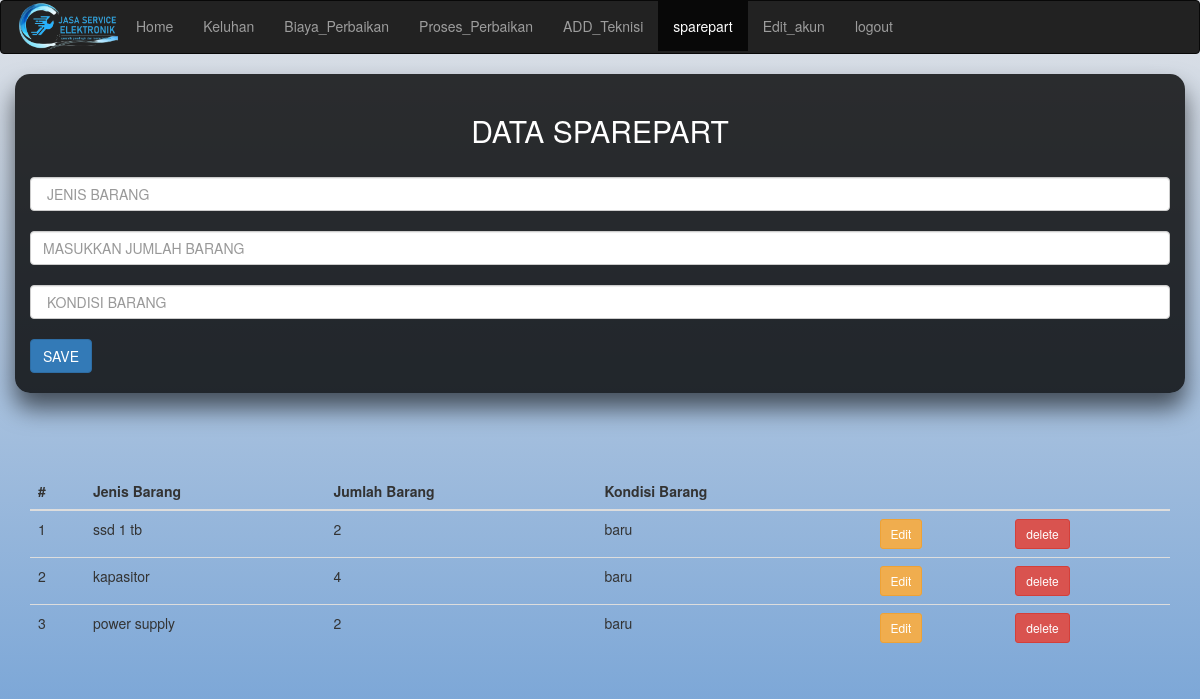
The page /UTS/addsparepart.php on the database its author committed.
### tables this page shows
CREATE TABLE `sparepart` (
  `id_sparepart` int(11) NOT NULL,
  `jenis_barang` varchar(255) DEFAULT NULL,
  `jumlah_barang` varchar(200) DEFAULT NULL,
  `kondisi_barang` varchar(200) DEFAULT NULL
);

### UTS/addsparepart.php (the view, shortened to what this page needs)
<!doctype html>
<html lang="en">
  <head>
    <link rel="stylesheet" type="text/css" href="style.css">
    <link rel="stylesheet" href="https://maxcdn.bootstrapcdn.com/bootstrap/3.4.1/css/bootstrap.min.css">
  <link rel="stylesheet" href="https://maxcdn.bootstrapcdn.com/bootstrap/3.3.7/css/bootstrap.min.css">
  </head>
 <body style="background-color:powderblue;">
 <nav class="navbar navbar-inverse">
    <div class="container-fluid">
      <div class="navbar-header">
        <img src="foto/logo.webp"  alt="logo" width="105">
      </div>
      <div class="collapse navbar-collapse" id="myNavbar">
        <ul class="nav navbar-nav">
        <li ><a href="homeadmin.php">Home</a></li>
          <li ><a href="perbaikan.php">Keluhan</a></li>
          <li ><a href="biaya_perbaikan.php">Biaya_Perbaikan</a></li>
          <li ><a href="proses_perbaikan.php">Proses_Perbaikan</a></li>
          <li ><a href="addteknisi.php">ADD_Teknisi</a></li>
          <li class="active"><a href="addsparepart.php">sparepart</a></li>
          <li ><a href="editakun.php">Edit_akun</a></li>
          <li ><a href="login.php">logout</a></li>
        </ul>
      </div>
    </div>
  </nav>
  <div class="container" id="register"><br>
    <h2 class="text-center"style="color:white;">DATA SPAREPART</h2>
        <form enctype="multipart/form-data" action="fungsi/addsparepart.php" method="POST" enctype="multipart/form-data" id="from">
        <div class="mb-3">
            <input type="text" class="form-control" id="jenis_barang" name="jenis_barang" placeholder=" JENIS BARANG">
        </div>
        <div class="mb-3">
            <input type="text" class="form-control" id="jumlah_barang" name="jumlah_barang" placeholder="MASUKKAN JUMLAH BARANG ">
        </div>
        <div class="mb-3">
            <input type="text" class="form-control" id="kondisi_barang" name="kondisi_barang" placeholder=" KONDISI BARANG">
        </div><br>
        <button type="submit" name="submit" class="btn btn-primary">SAVE</button>
       <br><br>
        </form>
    </div>
</div><br><br><br><br>
    <div class="container mt-5">
        <table class="table">
            <thead>
                <?php $no=1;?>
                <tr>
                <th scope="col">#</th>
                <th scope="col">Jenis Barang </th>
                <th scope="col">Jumlah Barang</th>
                <th scope="col">Kondisi Barang</th>
                <th scope="col"></th>
                <th scope="col"></th>
                </tr>
            </thead>
            <tbody>
               <?php
               include "inc/config.php";
               $data = mysqli_query($connection,"select *  from sparepart");
               foreach($data as $item): ?>
                <tr>
                    <td><?= $no++;?></td>
                    <td><?= $item['jenis_barang'] ?></td>
                    <td><?= $item['jumlah_barang'] ?></td>
                    <td><?= $item['kondisi_barang'] ?></td>
                    <td>
                        <a href="editsparepart.php?id=<?= $item['id_sparepart'] ?>" class="btn btn-sm btn-warning">Edit</a>
                    </td>
                    <td> <a href="fungsi/deletesparepart.php?id=<?= $item['id_sparepart'] ?>" class="btn btn-sm btn-danger">delete</a></td>
                </tr>
               <?php endforeach ?>
            </tbody>
        </table>
    </div>
  </body>
</html>

### UTS/style.css (style rules this page uses)
html { height: 100%; width: 100%; }
body { height: 100%; width: 100%; background: linear-gradient(#dfe2e7, #6f9fd5); }
#register { background-color:rgba(0,0,1,.8); border-radius: 15px; box-shadow: 0 15px 25px rgba(0,0,0,.6); }

### rows shown on the page
sparepart: jenis_barang "ssd 1 tb", jumlah_barang "2", kondisi_barang "baru"
sparepart: jenis_barang "kapasitor", jumlah_barang "4", kondisi_barang "baru"
sparepart: jenis_barang "power supply", jumlah_barang "2", kondisi_barang "baru"
